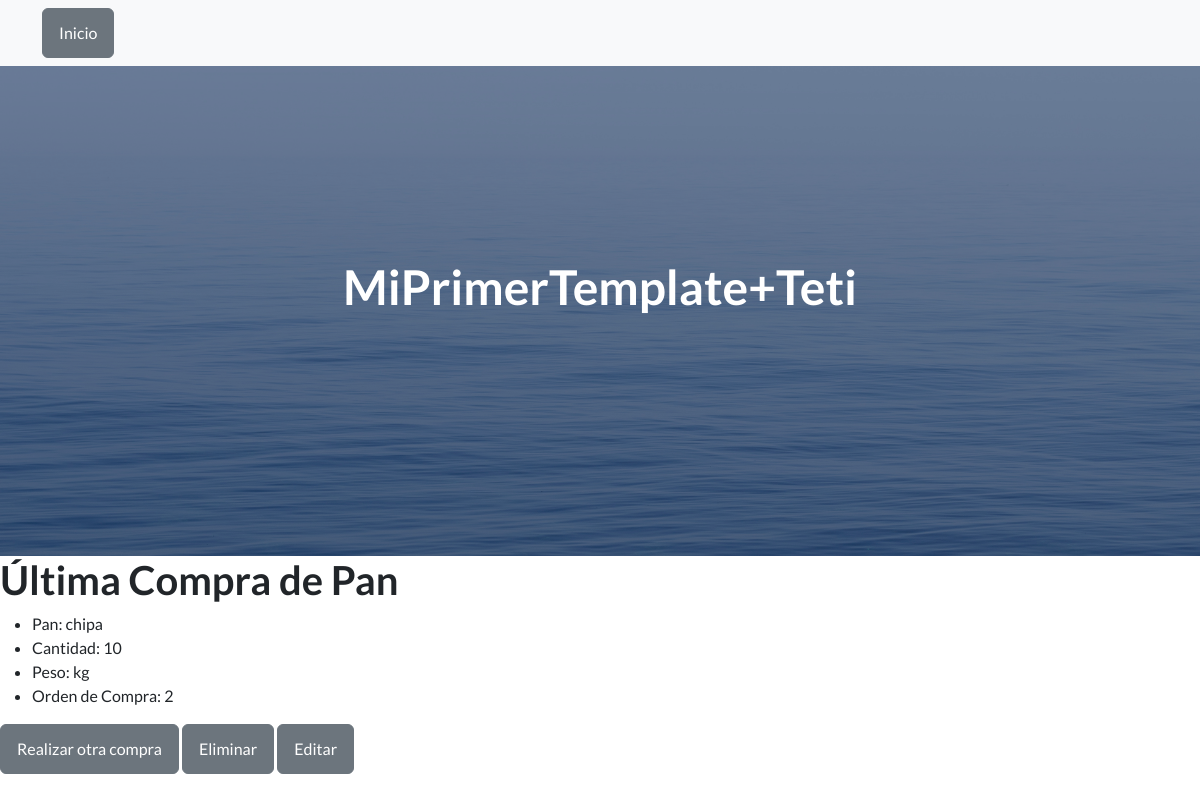
/app1/leer_panaderia/, run on the app's committed database.
### app1/models.py (models this page shows, shortened)
class Panaderia(models.Model):
    id = models.AutoField(primary_key=True)
    pan = models.CharField(max_length=100)
    cantidad = models.IntegerField()
    peso = models.CharField(max_length=100, default="0.0")

### app1/views.py (the view)
# urls.py: path('leer_panaderia/', views.leer_panaderia, name='leer_panaderia'),
def leer_panaderia(request):
    compra_pan = Panaderia.objects.last()  # Obtiene el último registro
    return render(request, 'leer_panaderia.html', {'compra_pan': compra_pan})

### Template/leer_panaderia.html (shortened to what this page needs)
{% extends 'index.html' %}
{% block content %}
<!DOCTYPE html>
<html>
<head>
</head>
<body>
    <h1>Última Compra de Pan</h1>
    <ul>
        <li>Pan: {{ compra_pan.pan }}</li>
        <li>Cantidad: {{ compra_pan.cantidad }}</li>
        <li>Peso: {{ compra_pan.peso }}</li>
        <li>Orden de Compra: {{ compra_pan.id }}</li>
    </ul>
    <a href="{% url 'app1:panaderia' %}" class="btn btn-secondary">Realizar otra compra</a>
    <a href="{% url 'app1:eliminar_pan' compra_pan.id %}" class="btn btn-secondary">Eliminar</a>
    <a href="{% url 'app1:editar_pan' compra_pan.id %}" class="btn btn-secondary">Editar</a>
</body>
</html>
{% endblock %}

### data on the page
Panaderia: pan "chipa", cantidad "10", peso "kg", id "2"
